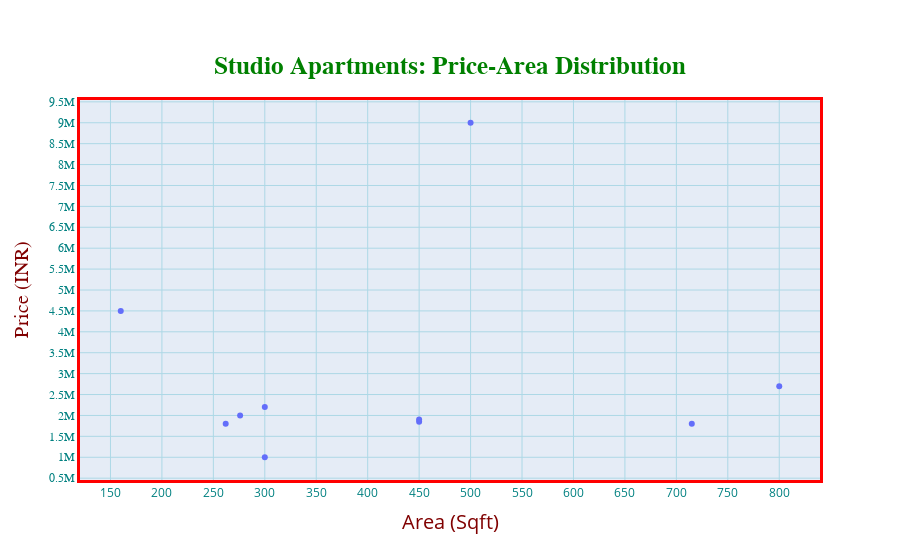

Notebook code for this chart:
### Code cell
df8 = df.loc[df['property_type']=='Studio Apartment']


fig = go.Figure()

fig.add_trace(go.Scatter(x=df8['area_sqft'].values.tolist(), y=df8['price'].values.tolist(),
                    mode='markers'))


fig.update_layout(title_text="<b>Studio Apartments: Price-Area Distribution</b>",
                 title_font_size=25,
                 title_font_color='green',
                 title_font_family='Titillium Web',
                 title_x=0.5,
                 title_y=0.90,
                 title_xanchor='center',
                 title_yanchor='top',
                 yaxis={'categoryorder':'total ascending'}
                 )

fig.update_xaxes(
        color='teal',
        title_text='Area (Sqft)',
        title_font_family='Open Sans',
        title_font_size=20,
        title_font_color='maroon',
        title_standoff = 15,
        gridcolor='lightblue',
        tickmode='auto',
        nticks=20,
        linecolor='red',
        linewidth=3,
        mirror=True)

fig.update_yaxes(
        color='Teal',
        title_text='Price (INR)',
        title_font_family='Droid Sans',
        title_font_size=20,
        title_font_color='maroon',
        title_standoff = 15,
        tickfont_family='Arial',
        nticks = 20,
        gridcolor='lightblue',
        linecolor='red',
        linewidth=3,
        mirror = True)

fig.show()

### Figure 1 — Plotly figure (JSON) as saved in the notebook; plotly's stock layout.template omitted (floating-point values rounded to 4 significant figures)
{"data": [{"mode": "markers", "type": "scatter", "x": [160, 450, 500, 450, 800, 300, 715, 262, 276, 300, 200, 333, null], "y": [4500000, 1850000, 9000000, 1900000, 2700000, 2200000, 1800000, 1800000, 2000000, 1000000, null, null, null]}], "layout": {"title": {"font": {"color": "green", "family": "Titillium Web", "size": 25}, "text": "<b>Studio Apartments: Price-Area Distribution</b>", "x": 0.5, "xanchor": "center", "y": 0.9, "yanchor": "top"}, "xaxis": {"color": "teal", "gridcolor": "lightblue", "linecolor": "red", "linewidth": 3, "mirror": true, "nticks": 20, "tickmode": "auto", "title": {"font": {"color": "maroon", "family": "Open Sans", "size": 20}, "standoff": 15, "text": "Area (Sqft)"}}, "yaxis": {"categoryorder": "total ascending", "color": "Teal", "gridcolor": "lightblue", "linecolor": "red", "linewidth": 3, "mirror": true, "nticks": 20, "tickfont": {"family": "Arial"}, "title": {"font": {"color": "maroon", "family": "Droid Sans", "size": 20}, "standoff": 15, "text": "Price (INR)"}}}}
